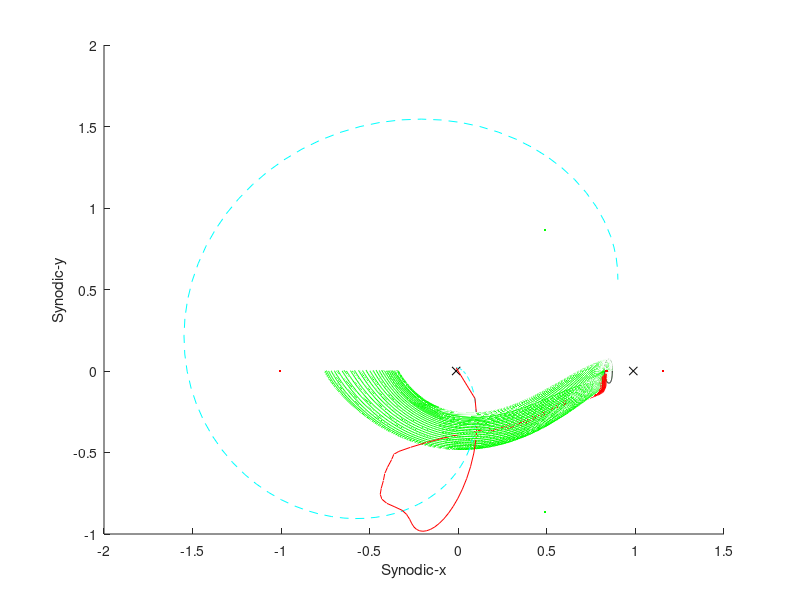

Write MATLAB code to recreate this figure.
function guideToL1StableManifold 
close all; clear; clc

global mue acmd C;
mue=0.01215; C=3.16; bon=1-mue;
options = odeset('RelTol',1e-11,'AbsTol',1e-8);
figure(1)
% re = .15;
% rm = .05;
% [xe ye ze] = sphere;
hold on;
% surf(re*xe-mue,re*ye,re*ze)
% surf(rm*xe+(1-mue),rm*ye,rm*ze)
primaryBodyPos = [-mue;0;0];
secondaryBodyPos = [1-mue;0;0];
plot3(primaryBodyPos(1),primaryBodyPos(2),primaryBodyPos(3),'kx');
plot3(secondaryBodyPos(1),secondaryBodyPos(2),secondaryBodyPos(3),'kx');

xlabel('Synodic-x');
ylabel('Synodic-y');
zlabel('Synodic-z');

% Equilibrium Points
y1=@(x)x-(1-mue)/(x+mue)^2+mue/(x-1+mue)^2;Lp1=fzero(y1,0);
y2=@(x)x-(1-mue)/(x+mue)^2-mue/(x-1+mue)^2;Lp2=fzero(y2,0);
y3=@(x)x+(1-mue)/(x+mue)^2+mue/(x-1+mue)^2;Lp3=fzero(y3,0);
Lp4x=0.5-mue; Lp4y=0.5*sqrt(3);
Lp5x=0.5-mue; Lp5y=-0.5*sqrt(3);
plot(Lp1,0,'r.')
plot(Lp2,0,'r.')
plot(Lp3,0,'r.')
plot(Lp4x,Lp4y,'g.')
plot(Lp5x,Lp5y,'g.')
%--------------------------------------------------------------
% Halo around L1
x10=0.869581; x30=0; x50=-0.05;
x20=0; x40=-Velo(C,x10,x30,x50); x60=0;
[t,x]=ode45(@cr3bp_3b, [0 3], [x10 x20 x30 x40 x50 x60],options);
hx=x(:,1); hy=x(:,3); hz=x(:,5);
hvx=x(:,2); hvy=x(:,4); hvz=x(:,6);n=4;

%plot halo orbit
plot3(hx,hy,hz,'k') %L1
manfldInd = 300;
for i=1:53
    x10=hx(n*i)-0.0001; x30=hy(n*i); x50=hz(n*i);
    x20=hvx(n*i); x40=hvy(n*i); x60=hvz(n*i);
    [t,x]=ode45(@cr3bp_3b, [0 -6], [x10 x20 x30 x40 x50 x60 ],options);m=length(t);
    for ii=1:m
        if x(ii,1)<0
            if x(ii,3)>0
                son=ii;
                break
            end
        end
    end
    if (i == 10) %arbitrary point on manifold
        xf0 = x(manfldInd,1);
        vfx0 = x(manfldInd,2);
        yf0 = x(manfldInd,3);
        vfy0 = x(manfldInd,4);
        zf0 = x(manfldInd,5);
        vfz0 = x(manfldInd,6);
        
    end
    plot3(x(1:son,1),x(1:son,3),x(1:son,5),'g')
end %this is the section I want to run

% spacecraft initial condition
% x10=0.869581; x30=0; x50=-0.05;
% x20=0.2; x40=-Velo(C,x10,x30,x50); x60=0;
xs0 = -mue;
ys0 = 0.02;
zs0 = 0;
vsx0 = Velo(C,xs0,ys0,zs0)*1.012;
vsy0 = 0;
vsz0 = 0;
%verify zero velocity condition:

% pick a point on the stable manifold to guide to:
% xf0  =  0.4991;
% yf0  = -0.1188;
% zf0  =  0.03149;
% vfx0 =  0;
% vfy0 =  0;
% vfz0 =  0;

%ZEM-ZEV guidance law
% initial conditions
% rs = [xs0;ys0;zs0];
% vs = [vsx0;vsy0;vsz0];
% rf = [xf0;yf0;zf0];
% vf = [vfx0;vfy0;vfz0];
% 
% r  = rf - rs;
% v  = vf - vs;
% 
% simDone = 0;
% dt = 1e-4; % run guidance at 100Hz
% plot3([rs(1) rf(1)],[rs(2) rf(2)],[rs(3) rf(3)],'m--')
% % MAIN LOOP
% tlast = 0;
% tu = .5;
% T = [];
% X = [];
% count = 0;
options = odeset('RelTol',1e-8,'AbsTol',1e-5);
[t,x]=ode45(@cr3bp_3b, [0 4], [xs0 vsx0 ys0 vsy0 zs0 vsz0 ],options);m=length(t);
plot3(x(:,1),x(:,3),x(:,5),'c--');
xGd = x(1,:);
%lookup gravity along trajectory
ti = 0:1e-3:4;
xi(:,1) = interp1(t,x(:,1),ti);
xi(:,2) = interp1(t,x(:,2),ti);
xi(:,3) = interp1(t,x(:,3),ti);
xi(:,4) = interp1(t,x(:,4),ti);
xi(:,5) = interp1(t,x(:,5),ti);
xi(:,6) = interp1(t,x(:,6),ti);

for i = 1:length(ti)
    xp = xi(i,:);
    g(i,:) = gravity(xp);
end


%check to make sure that if I pick something on the stable manifold it
%stays there:
% xf0  =  0.4991;
% yf0  = -0.1188;
% zf0  =  0.03149;
% vfx0 =  Velo(C,xf0,yf0,zf0);
% vfy0 =  0;
% vfz0 =  0;
[t,x]=ode45(@cr3bp_3b, [0 2], [xf0 vfx0 yf0 vfy0 zf0 vfz0 ],options);m=length(t);
plot3(x(:,1),x(:,3),x(:,5),'r*');


% figure(2);
% plot(ti,squeeze(g(:,1)))
cntnue = 1;
dtGd = 5e-2;
time = 0;
tgoGuess = 3;
clear x;
count = 1;
amax = 3;
tol = 1e-4;
Tgo = 2;
while (cntnue)
    
    xs0(count)  = xGd(end,1);
    vsx0(count) = xGd(end,2);
    ys0(count)  = xGd(end,3);
    vsy0(count) = xGd(end,4);
    zs0(count)  = xGd(end,5);
    vsz0(count) = xGd(end,6);
    tme(count)  = time;
    
    sc = [xs0(count) vsx0(count) ys0(count) vsy0(count) zs0(count) vsz0(count) ];
    mp = [xf0 vfx0 yf0 vfy0 zf0 vfz0 ];
    
    norm(sc-mp)
    Tgo = 2-time
    
    if (norm(sc-mp) < tol || Tgo < 0)
        cntnue = 0;
        break;
    end
    [t,x]=ode45(@cr3bp_3b, [0 4], sc,options);m=length(t);
    ti = 0:1e-3:4;
    xi(:,1) = interp1(t,x(:,1),ti);
    xi(:,2) = interp1(t,x(:,2),ti);
    xi(:,3) = interp1(t,x(:,3),ti);
    xi(:,4) = interp1(t,x(:,4),ti);
    xi(:,5) = interp1(t,x(:,5),ti);
    xi(:,6) = interp1(t,x(:,6),ti);
    
    for i = 1:length(ti)
        xp = xi(i,:);
        g(i,:) = gravity(xp);
    end

%     Tgo = fminsearch(@(t) tgo(t,sc,mp,g),tgoGuess)
%     tgoGuess = Tgo;
    gind = min(find(ti>=Tgo));
    G = g(1:gind,:);
    
    acmd = accCmd(sc,mp,G,Tgo);
    norm(acmd);
%     if (norm(acmd)>amax)
%         acmd = acmd/norm(acmd)*amax;
%     end
    
    [t,xGd]=ode45(@fcr3bp_3b, [0 dtGd], sc);m=length(t);
    time = time + dtGd;
    count = count + 1;
    %     for i = 2:length(ti)
    %         f(i) = tgo(ti(i),[xs0 vsx0 ys0 vsy0 zs0 vsz0 ],[xf0 vfx0 yf0 vfy0 zf0 vfz0 ],g);
    %     end
    %     % solve for tgo:
    %     figure(2);
    %     plot(ti,f)
    
     clear x xp g;
end
save trial
plot3(xs0,ys0,zs0,'r')
hold off;
%-----------------------------------
function dx = cr3bp_3b(t, x)
global mue ;
%CR3BP Equations of Motion
%x(1) - x pos
%x(2) - x vel
%x(3) - y pos
%x(4) - y vel
%x(5) - z pos
%x(6) - z vel

dx=zeros(6,1);
r1=sqrt((x(1)+mue)^2+x(3)^2+x(5)^2);
r2=sqrt((x(1)-1+mue)^2+x(3)^2+x(5)^2);
OMx=x(1)-(1-mue)*(x(1)+mue)/r1^3-mue*(x(1)-1+mue)/r2^3;
OMy=x(3)*(1-(1-mue)/r1^3-mue/r2^3);
OMz=-x(5)*((1-mue)/r1^3+mue/r2^3);
dx(1)=x(2);
dx(2)=2*x(4)+OMx;
dx(3)=x(4);
dx(4)=-2*x(2)+OMy;
dx(5)=x(6);
dx(6)=OMz;

function dx = fcr3bp_3b(t, x)
global mue acmd;
%CR3BP Equations of Motion- with commanded acceleration
%x(1) - x pos
%x(2) - x vel
%x(3) - y pos
%x(4) - y vel
%x(5) - z pos
%x(6) - z vel

dx=zeros(6,1);
r1=sqrt((x(1)+mue)^2+x(3)^2+x(5)^2);
r2=sqrt((x(1)-1+mue)^2+x(3)^2+x(5)^2);
OMx=x(1)-(1-mue)*(x(1)+mue)/r1^3-mue*(x(1)-1+mue)/r2^3;
OMy=x(3)*(1-(1-mue)/r1^3-mue/r2^3);
OMz=-x(5)*((1-mue)/r1^3+mue/r2^3);
dx(1)=x(2);
dx(2)=2*x(4)+OMx+acmd(1);
dx(3)=x(4);
dx(4)=-2*x(2)+OMy+acmd(2);
dx(5)=x(6);
dx(6)=OMz+acmd(3);

function f = zvc(x,y)
global mue C
r1=((x + mue).^2+y^2)^(1/2);
r2=((x + mue-1).^2+y^2)^(1/2);
f = 2*((1/2)*(x^2 + y^2)+(1-mue)./r1+mue./r2)-C;

function ind = zerocross(sig)
count = 0;
for i = 1:length(sig)-1
    if ( (sig(i) < 0 && sig(i+1) > 0)  ) %|| ...
         %(sig(i) > 0 && sig(i+1) < 0) )
         count = count + 1;
         ind(count) = i;
    end
end

%---------Jacobi integral--------------
function Vo=Velo(C,xi,yi,zi)
global mue ;
r10=sqrt((xi+mue).^2+yi.^2+zi.^2);r20=sqrt((xi-1+mue).^2+yi.^2+zi.^2);
OM0=0.5*(xi.^2+yi.^2)+(1-mue)/r10+mue/r20+0.5*mue*(1-mue);
Vo=sqrt(2*OM0-C);

%---------tgo function-----------------
function f = tgo(t,x,xf,G)

% if (t<0)
%     t = abs(t);
% end
time = 0:1e-3:4;
vopt = [x(2);x(4);x(6)];
vf = [xf(2);xf(4);xf(6)];
ropt = [x(1);x(3);x(5)];
rf = [xf(1);xf(3);xf(5)];

r = rf - ropt;
v = vf - vopt;

% integrate gravity along trajectory
ind = min(find(time>=t));
g1 = G(1:ind,1);
g2 = G(1:ind,2);
g3 = G(1:ind,3);

Gaccum = zeros(3,1);
try
    Gaccum(1) = trapz(time(1:ind),g1);
    Gaccum(2) = trapz(time(1:ind),g2);
    Gaccum(3) = trapz(time(1:ind),g3);
catch
   fprintf('something\n'); 
end
gt1 = time(1:ind).*g1';
gt2 = time(1:ind).*g2';
gt3 = time(1:ind).*g3';

Gtaccum = zeros(3,1);
Gtaccum(1) = trapz(time(1:ind),gt1);
Gtaccum(2) = trapz(time(1:ind),gt2);
Gtaccum(3) = trapz(time(1:ind),gt3);

pr = 6/t^2*(vopt+vf+Gaccum) - 12/t^3*(r+Gtaccum);
pv = 6/t^2*(r+Gaccum) - 2/t*(2*vf+vopt-Gaccum);

rzem = r - vopt*t-t*Gaccum+Gtaccum;
vzev = v - Gaccum;

g = zeros(3,1);
g = G(1,:)';

f = t^4*(pr'*vopt+pv'*g) ...
  - t^3*(4*pv'*vzev) ...
  + t^2*(4*vzev'*vzev + pv'*rzem) ...
  - t * (12*rzem'*vzev) ...
  +      36*(rzem'*rzem);

d = 1;

%---------lookup gravity---------------
function g = gravity(x)
global mue

g=zeros(3,1);
r1=sqrt((x(1)+mue)^2+x(3)^2+x(5)^2);
r2=sqrt((x(1)-1+mue)^2+x(3)^2+x(5)^2);
OMx=x(1)-(1-mue)*(x(1)+mue)/r1^3-mue*(x(1)-1+mue)/r2^3;
OMy=x(3)*(1-(1-mue)/r1^3-mue/r2^3);
OMz=-x(5)*((1-mue)/r1^3+mue/r2^3);
g(1)=2*x(4)+OMx;
g(2)=-2*x(2)+OMy;
g(3)=OMz;

%compute acceleration command
function acmd = accCmd(x,xf,G,tgo)

time = 0:1e-3:tgo;
vopt = [x(2);x(4);x(6)];
vf = [xf(2);xf(4);xf(6)];
ropt = [x(1);x(3);x(5)];
rf = [xf(1);xf(3);xf(5)];

r = rf - ropt;
v = vf - vopt;

% integrate gravity along trajectory
g1 = G(:,1);
g2 = G(:,2);
g3 = G(:,3);

Gaccum = zeros(3,1);
Gaccum(1) = trapz(time(:),g1(1:length(time)));
Gaccum(2) = trapz(time(:),g2(1:length(time)));
Gaccum(3) = trapz(time(:),g3(1:length(time)));

gt1 = time(:).*g1(1:length(time));
gt2 = time(:).*g2(1:length(time));
gt3 = time(:).*g3(1:length(time));

Gtaccum = zeros(3,1);
Gtaccum(1) = trapz(time(:),gt1);
Gtaccum(2) = trapz(time(:),gt2);
Gtaccum(3) = trapz(time(:),gt3);

rzem = r - vopt*tgo-tgo*Gaccum+Gtaccum;
vzev = v - Gaccum;

acmd = 6/tgo^2*rzem - 2/tgo*vzev;